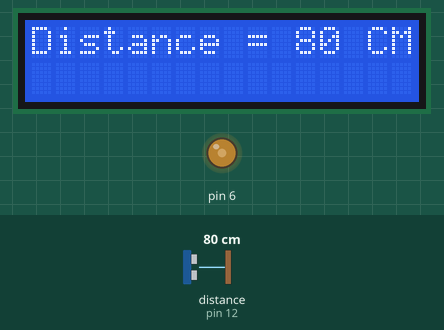
The sketch below on a simulated Arduino Uno, built with avr-gcc and run on an emulated ATmega328P. Shown: 16×2 character LCD, output pins drawn as LEDs (lit = HIGH). Wiring (inferred from the names in the program): ultrasonic range finder: trigger pin 11; echo pin 12. The inputs (shaded band) are chosen by the test bench; at power-on: distance to the obstacle (sensor on pin 12) 80 cm. The echo pulse lasts 58.3 µs per cm; pins used as bus, display or sensor lines are not drawn; what the sketch prints to the serial monitor is not drawn.

Above: at 1.2 s.
1.3 s: distance to the obstacle (sensor on pin 12) set to 2 cm
At 3.2 s:
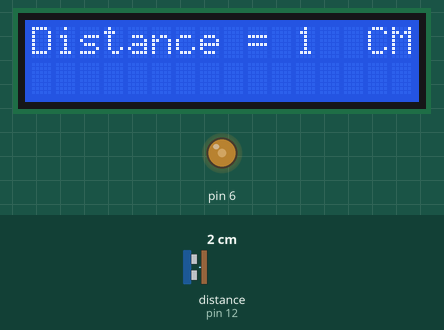
3.6 s: distance to the obstacle (sensor on pin 12) set to 4 cm
At 4.9 s:
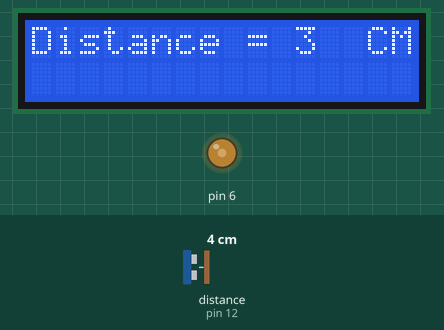
5.2 s: distance to the obstacle (sensor on pin 12) set to 9 cm
At 5.6 s:
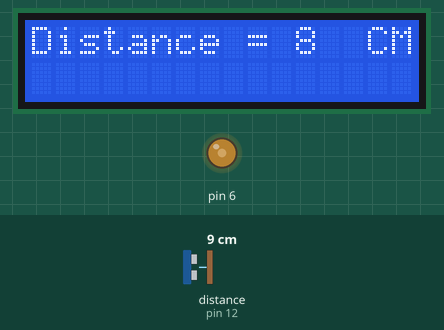
Timing chart, 0 to 8.2 s (numbered marks = the images above; inputs shaded):
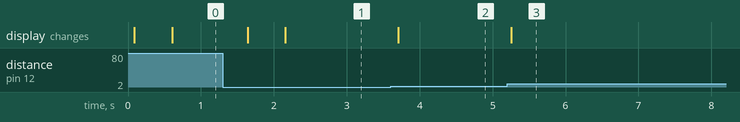

Measured:
- after the input at 1.3 s, the display: first changes after 0.34 s (image 1 shows a later state)
- after the input at 3.6 s, the display: changes after 0.11 s (image 2)
- after the input at 5.2 s, the display: changes after 0.06 s (image 3)

The sketch:

arduino_code.ino
```cpp
#include <LiquidCrystal.h>

  LiquidCrystal lcd(10,9,5,4,3,2);

const int trigPin = 11;
const int echoPin = 12;

long duration;
int distance;

void setup() {
  // put your setup code here, to run once:
    analogWrite(6,100);
    lcd.begin(16,2);
    pinMode(trigPin, OUTPUT); // Sets the trigPin as an Output
pinMode(echoPin, INPUT); // Sets the echoPin as an Input
Serial.begin(9600); // Starts the serial communication


}

void loop() {
long duration, distance;
  digitalWrite(trigPin,HIGH);
  delayMicroseconds(1000);
  digitalWrite(trigPin, LOW);
  duration=pulseIn(echoPin, HIGH);
  distance =(duration/2)/29.1;
  Serial.print(distance);
  Serial.println("CM");
  delay(10);
// Prints the distance on the Serial Monitor
Serial.print("Distance: ");
Serial.println(distance);

    lcd.clear();
    lcd.setCursor(0,0);
    lcd.print("Distance = ");
    lcd.setCursor(11,0);
    lcd.print(distance);
    lcd.setCursor(14,0);
    lcd.print("CM");

    delay(500);

}
```
